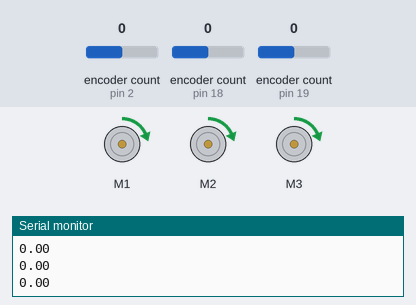
Bench run of a sketch on a simulated Arduino Uno, built with avr-gcc and run on an emulated ATmega328P. Parts: 3 × DC motor (green arrow = forward, orange = backward, longer = faster), the last lines printed to the serial monitor. The test bench sets the inputs (shaded band); at power-on: encoder count (sensors on pin 19, pin 2, pin 18) 0.

Above: at 0.05 s.
At 1.29 s:
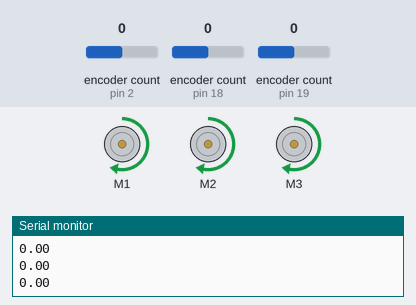
1.3 s: encoder count (sensor on pin 19) set to 1
At 3.2 s:
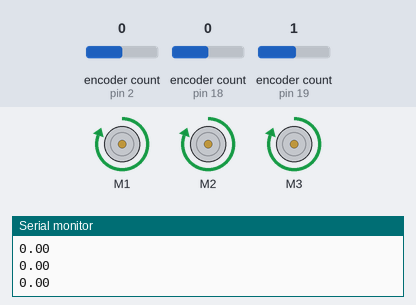
Timing chart, 0 to 4.7 s (numbered marks = the images above; inputs shaded):
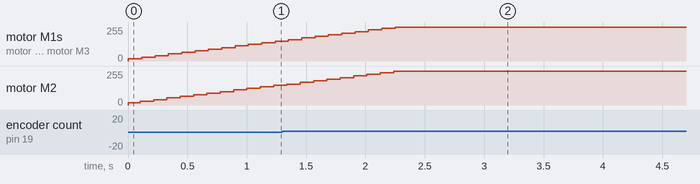

The sketch:

NewMotorLibraryTest.ino
```cpp
#include <NewMotorLibrary.h>

/* This example test should cause all three motor to spin at 2 radians/second CCW*/

Adafruit_MotorShield AFMS = Adafruit_MotorShield();
NewMotor Motor1 = NewMotor(1,&AFMS,2,23,3072,2.6,60.0,0,DIRECT);
NewMotor Motor2 = NewMotor(2,&AFMS,19,27,3072,2.6,60.0,0,DIRECT);
NewMotor Motor3 = NewMotor(3,&AFMS,18,25,3072,2.6,60.0,0,DIRECT);

void setup()
{
  Serial.begin(9600);
  Serial.println("New Motor Library Test!");

  Motor1.begin();
  Motor2.begin();
  Motor3.begin();

  Motor1.setSetpoint(2.0);
  Motor2.setSetpoint(2.0);
  Motor3.setSetpoint(2.0);
}

void loop()
{
  Motor1.updateMotor();
  Motor2.updateMotor();
  Motor3.updateMotor();
}
```
